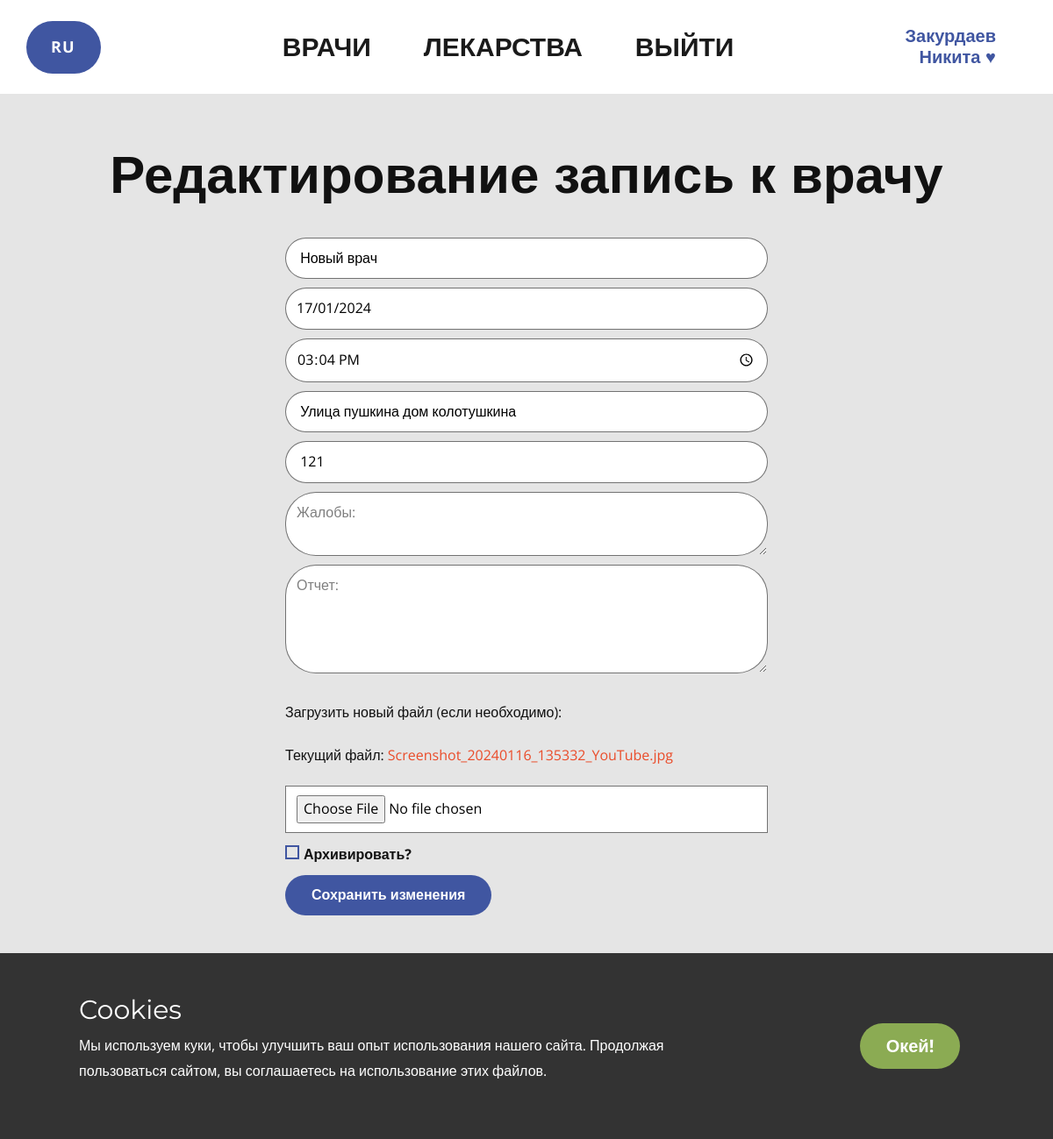
Page /doctors/edit/5/ (signed in) on the committed database.
### doctor-site/doctors_appointment/models.py (models this page shows, shortened)
class Appointment(BaseEntityModel):
    class Meta:
        verbose_name = "Запись к врачу"
        verbose_name_plural = "Записи к врачу"
    doctor = models.CharField(verbose_name="Врач", max_length=14, blank=False)
    date = models.DateField(verbose_name="Дата", help_text="Формат: XX.XX.XXXX", blank=False)
    time = models.TimeField(verbose_name="Время", help_text="Формат: XX:XX", blank=False)
    address = models.CharField(verbose_name="Адрес", max_length=80, blank=False)
    office_number = models.CharField(verbose_name="Кабинет", max_length=6, blank=False)
    additional_file = models.FileField(verbose_name="Дополнительный файл", blank=True, null=True, upload_to='%Y/%m/%d/', validators=[FileExtensionValidator(allowed_extensions=['txt','pdf', 'doc', 'docx', 'jpg', 'png', 'jpeg'])])
    health_troubles = models.TextField(verbose_name="Жалобы", blank=True, null=True)
    report = models.TextField(verbose_name="Отчет после приема", blank=True, null=True)
    objects = models.Manager() # базовый
    active_appointments_sorted = ActiveAppointmentManager() # кастомный

### doctor-site/doctors_appointment/views.py (the view)
# urls.py: path('edit/<int:appt_id>/', edit_appointment, name='edit_appointment'),
@login_required
def edit_appointment(request, appt_id):
    appointment = get_object_or_404(Appointment, id=appt_id)
    print(appointment.additional_file)
    print(f"Сейчас в объявлении {appointment.date}")
    print(f"Сейчас в объявлении {appointment.time}")
    if request.method == 'POST':
        form = AppointmentForm(request.POST, request.FILES, instance=appointment)
        if form.is_valid():
            form.save()
            print("Форма сохранена!")
            return redirect('doctors:display_doctors')
        else:
            print("Форма невалидна!")
            print(form.errors)
    else:
        form = AppointmentForm(instance=appointment)
    return render(request, 'doctors_appointment/editDoctor.html', {'form': form, 'appointment':appointment})

### doctor-site/doctors_appointment/forms.py
class AppointmentForm(forms.ModelForm):
    date = forms.DateField(
        input_formats=['%d/%m/%Y', '%d.%m.%Y', '%d-%m-%Y', '%Y-%m-%d']
    )
    time = forms.TimeField(input_formats=['%H:%M'])
    class Meta:
        model = Appointment
        fields = ['doctor', 'date', 'time', 'address', 'office_number', 'health_troubles', 'report', 'archived', 'additional_file', 'is_ended']

### doctor-site/doctors_appointment/templates/doctors_appointment/editDoctor.html (shortened to what this page needs)
{% load static %}
<!DOCTYPE html>
<html style="font-size: 16px;" lang="ru">
   <head>
      <link rel="stylesheet" href="{% static 'doctors_appointment/nicepage.css' %}" media="screen">
      <link rel="stylesheet" href="{% static 'doctors_appointment/editDoctor.css' %}" media="screen">
   </head>
   <body data-path-to-root="./" data-include-products="false" class="u-body u-xl-mode" data-lang="ru">
      <header class="u-clearfix u-header u-header" id="sec-f2bc">
         <div class="u-clearfix u-sheet u-valign-middle-xl u-sheet-1">
            <nav class="u-align-center u-menu u-menu-one-level u-offcanvas u-menu-1" data-responsive-from="MD">
               <div class="u-custom-menu u-nav-container">
                  <ul class="u-nav u-unstyled u-nav-1">
                     {% if user.is_authenticated %}
                        <li class="u-nav-item">ㅤㅤㅤㅤㅤ</li>
                     {% endif %}
                     <li class="u-nav-item"><a class="u-border-6 u-border-active-custom-color-4 u-border-hover-palette-3-light-1 u-button-style u-nav-link u-radius u-text-active-grey-90 u-text-grey-90 u-text-hover-grey-90" href="{% url 'doctors:display_doctors' %}" style="--radius:35px; padding: 10px 20px;">Врачи</a></li>
                     <li class="u-nav-item"><a class="u-border-6 u-border-active-custom-color-4 u-border-hover-palette-3-light-1 u-button-style u-nav-link u-radius u-text-active-grey-90 u-text-grey-90 u-text-hover-grey-90" href="{% url 'medicine:display_medicines' %}" style="--radius:35px; padding: 10px 20px;">Лекарства</a></li>
                     {% if user.is_authenticated %}
                        <li class="u-nav-item"><a class="u-border-6 u-border-active-custom-color-4 u-border-hover-palette-3-light-1 u-button-style u-nav-link u-radius u-text-active-grey-90 u-text-grey-90 u-text-hover-grey-90" href="{% url 'users:logout' %}" style="--radius:35px; padding: 10px 20px;">Выйти</a></li>
                     {% endif %}
                  </ul>
               </div>
            </nav>
            <h6 class="u-align-right u-text u-text-custom-color-4 u-text-1">
               <a href="{% url 'users:profile' %}">{{ user.last_name }} {{ user.first_name }}</a>
            </h6>
            <a href="{% url 'welcome:page_in_progress' %}" class="u-active-palette-3-light-2 u-align-left u-border-none u-btn u-button-style u-custom-color-4 u-hover-palette-3-light-1 u-btn-1" data-animation-name="customAnimationIn" data-animation-duration="1500" data-animation-delay="250">RU</a>
         </div>
      </header>
      <section class="u-align-center u-clearfix u-grey-10 u-section-1" id="sec-ca97">
         <div class="u-clearfix u-sheet u-sheet-1">
            <h2 class="u-text u-text-default u-text-1">Редактирование запись к врачу</h2>
            <div class="u-align-center u-form u-form-checks-spacing-0 u-form-1">
               <form method="POST" class="u-clearfix u-form-spacing-10 u-form-vertical u-inner-form" style="padding: 10px" name="form" redirect="true" enctype="multipart/form-data">
                  <div class="u-form-group u-form-name u-label-none u-form-group-1">
                    <input type="text" placeholder="* Врач: " value="{% if form.doctor.value %} {{ form.doctor.value }} {% endif %}" id="name-3b9a" name="doctor" class="u-border-custom-color-2 u-input u-input-rectangle u-radius u-input-1" required="">
                  </div>
                  <div class="u-form-date u-form-group u-label-none u-form-group-2">
                    <input type="text" id="date" name="date" value="{% if form.date.value %}{{ form.date.value|date:'d/m/Y' }}{% endif %}" class="u-border-custom-color-2 u-input u-input-rectangle u-radius u-input-2" placeholder="* Дата:">
                  </div>
                  <div class="u-form-group u-form-time u-label-none u-form-group-3">
                    <input type="time" id="time" name="time" value="{% if form.time.value %}{{ form.time.value|date:'H:i' }}{% endif %}" class="u-border-custom-color-2 u-input u-input-rectangle u-radius u-input-3">
                  </div>
                  <div class="u-form-group u-label-none u-form-group-4">
                    <input type="text" placeholder="* Адрес:" id="text-53ed" value="{% if form.address.value %} {{ form.address.value }} {% endif %}" name="address" class="u-border-custom-color-2 u-input u-input-rectangle u-radius u-input-4">
                  </div>
                  <div class="u-form-group u-label-none u-form-group-5">
                    <input type="text" placeholder="* Кабинет:" id="text-ed3c" value="{% if form.office_number.value %} {{ form.office_number.value }} {% endif %}" name="office_number" class="u-border-custom-color-2 u-input u-input-rectangle u-radius u-input-5">
                  </div>
                  <div class="u-form-group u-form-message u-label-none u-form-group-6">
                    <textarea placeholder="Жалобы:" id="text-9fba" name="health_troubles" class="u-border-custom-color-2 u-input u-input-rectangle u-radius u-input-6"></textarea>
                  </div>
                  <div class="u-form-group u-form-textarea u-label-none u-form-group-7">
                     <textarea rows="4" cols="50" id="textarea-7f1e" name="report" class="u-border-custom-color-2 u-input u-input-rectangle u-radius u-input-7" placeholder="Отчет:">{% if form.report.value %} {{ form.report.value }} {% endif %}</textarea>
                  </div>
                  <div class="u-form-group u-form-textarea u-label-none u-form-group-7">
                     <p for="additional_file" class="u-label">Загрузить новый файл (если необходимо):</p>
                     {% if appointment.additional_file %}
                         <p>Текущий файл: <a href="{{ appointment.additional_file.url }}">{{ appointment.additional_file.name }}</a></p>
                     {% endif %}
                     <input type="file" id="additional_file" name="additional_file" class="u-border-custom-color-2 u-input u-input-rectangle u-radius">
                 </div>
                  <div class="u-form-checkbox u-form-group u-label-none u-form-group-8">
                     <input type="checkbox" id="checkbox-ac95" name="archived" {% if form.archived.value %} checked {% endif %} class="u-active-palette-1-base u-border-2 u-border-custom-color-4 u-field-input">
                     <label for="checkbox-ac95" class="u-field-label" style="font-weight: 700;">Архивировать?</label>
                    </div>
                  <div class="u-form-group u-form-submit u-label-none u-form-group-9">
                     <input value="Сохранить изменения" type="submit" class="u-active-palette-3-light-2 u-border-none u-btn u-btn-submit u-button-style u-custom-color-4 u-hover-palette-3-light-1 u-btn-1">
                  </div>
               </form>
            </div>
         </div>
      </section>
      <footer class="u-align-center u-clearfix u-footer u-grey-80 u-footer" id="sec-59f5">
         <div class="u-clearfix u-sheet u-sheet-1">
            <p class="u-small-text u-text u-text-variant u-text-1">Сайт сделан Zimin0<br>Почта:&nbsp;work_notifications_zimino@mail.ru<br>Телеграм:&nbsp;&nbsp;https://t.me/Zimin0
            </p>
         </div>
      </footer>
      <section class="u-align-center u-clearfix u-cookies-consent u-grey-80 u-cookies-consent" id="sec-0bfd">
         <div class="u-clearfix u-sheet u-valign-middle u-sheet-1">
            <div class="data-layout-selected u-clearfix u-expanded-width u-layout-wrap u-layout-wrap-1">
               <div class="u-gutter-0 u-layout">
                  <div class="u-layout-row">
                     <div class="u-container-style u-layout-cell u-left-cell u-size-43-md u-size-43-sm u-size-43-xs u-size-46-lg u-size-46-xl u-layout-cell-1">
                        <div class="u-container-layout u-container-layout-1">
                           <h3 class="u-text u-text-default u-text-1">Cookies</h3>
                           <p class="u-text u-text-default u-text-2"> Мы используем куки, чтобы улучшить ваш опыт использования нашего сайта. Продолжая пользоваться сайтом, вы соглашаетесь на использование этих файлов.&nbsp;</p>
                        </div>
                     </div>
                     <div class="u-align-left u-container-style u-layout-cell u-right-cell u-size-14-lg u-size-14-xl u-size-17-md u-size-17-sm u-size-17-xs u-layout-cell-2">
                        <div class="u-container-layout u-valign-middle u-container-layout-2">
                           <a href="###" class="u-border-none u-btn u-button-confirm u-button-style u-custom-color-6 u-btn-1">Окей!</a>
                        </div>
                     </div>
                  </div>
               </div>
            </div>
         </div>
      </section>
   </body>
</html>

### doctor-site/doctors_appointment/static/doctors_appointment/editDoctor.css (style rules this page uses)
.u-section-1 { background-image: none; }
.u-section-1 .u-sheet-1 { min-height: 50vw; }
.u-section-1 .u-text-1 { font-weight: 700; margin: 59px auto 0; }
.u-section-1 .u-form-1 { width: 570px; margin: 29px auto 60px; }
.u-section-1 .u-form-group-1 { margin-left: 0; }
.u-section-1 .u-input-1 { --radius: 35px; }
.u-section-1 .u-form-group-2 { margin-left: 0; }
.u-section-1 .u-input-2 { --radius: 35px; }
.u-section-1 .u-form-group-3 { margin-left: 0; }
.u-section-1 .u-input-3 { --radius: 35px; }
.u-section-1 .u-form-group-4 { margin-left: 0; }
.u-section-1 .u-input-4 { --radius: 35px; }
.u-section-1 .u-form-group-5 { margin-left: 0; }
.u-section-1 .u-input-5 { --radius: 35px; }
.u-section-1 .u-form-group-6 { margin-left: 0; }
.u-section-1 .u-input-6 { --radius: 35px; }
.u-section-1 .u-form-group-7 { margin-left: 0; }
.u-section-1 .u-input-7 { --radius: 35px; }
.u-section-1 .u-form-group-8 { margin-left: 0; }
.u-section-1 .u-form-group-9 { margin-left: 0; }
.u-section-1 .u-btn-1 { background-image: none; font-weight: 700; }

### doctor-site/doctors_appointment/templates/doctors_appointment/editDoctor.html (style rules this page uses)
.u-cookies-consent { background-image: none; }
.u-cookies-consent .u-sheet-1 { min-height: 212px; }
.u-cookies-consent .u-layout-wrap-1 { margin-top: 25px; margin-bottom: 25px; }
.u-cookies-consent .u-layout-cell-1 { min-height: 162px; }
.u-cookies-consent .u-container-layout-1 { padding: 22px 60px; }
.u-cookies-consent .u-text-1 { margin: 0 auto 0 0; }
.u-cookies-consent .u-text-2 { margin: 8px 0 0; }
.u-cookies-consent .u-layout-cell-2 { min-height: 162px; }
.u-cookies-consent .u-container-layout-2 { padding: 30px; }
.u-cookies-consent .u-btn-1 { background-image: none; font-weight: 700; font-size: 1.25rem; margin: 0 auto; }

### rows in the picture
Appointment: doctor "Новый врач", date "17/01/2024", address "Улица пушкина дом колотушкина", office_number "121", additional_file.name "Screenshot_20240116_135332_YouTube.jpg"

### other values in the picture
{{ user.last_name }} "Закурдаев"
{{ user.first_name }} "Никита ♥"
